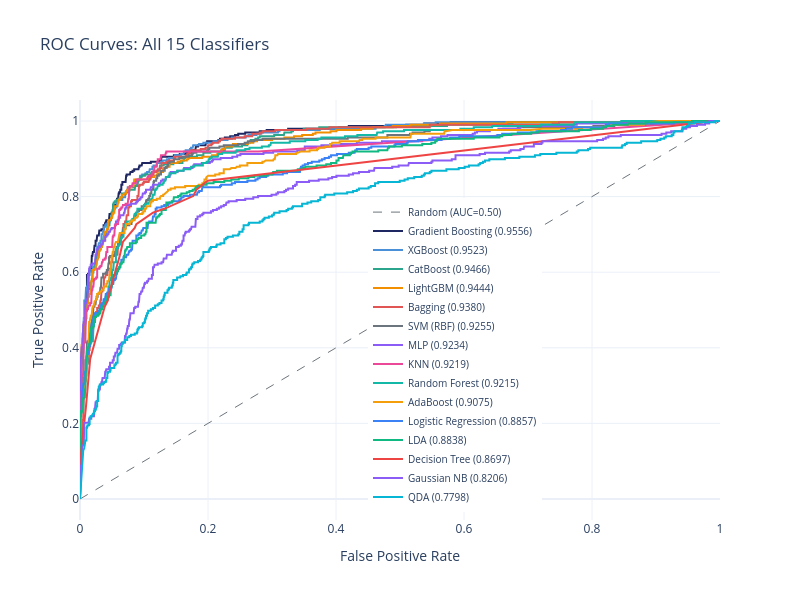

The cell this chart's notebook holds for it:
### Markdown cell above
## Chart 6: ROC Curve Overlay — All Models

### Code cell
# ROC overlay for all models
roc_colors = [
    '#1E2761', '#4A90D9', '#2CA58D', '#F18F01', '#E15554',
    '#6c757d', '#8B5CF6', '#EC4899', '#14B8A6', '#F59E0B',
    '#3B82F6', '#10B981', '#EF4444', '#8B5CF6', '#06B6D4',
]

fig_roc_all = go.Figure()
fig_roc_all.add_trace(go.Scatter(
    x=[0, 1], y=[0, 1], mode='lines',
    name='Random (AUC=0.50)',
    line=dict(color=COLORS['gray'], width=1, dash='dash'),
))

# Sort by AUC for legend ordering
sorted_models = sorted(all_scores.keys(),
    key=lambda m: roc_auc_score(y_test, all_scores[m]), reverse=True)

for i, name in enumerate(sorted_models):
    fpr, tpr, _ = roc_curve(y_test, all_scores[name])
    auc_val = roc_auc_score(y_test, all_scores[name])
    fig_roc_all.add_trace(go.Scatter(
        x=fpr, y=tpr, mode='lines',
        name=f'{name} ({auc_val:.4f})',
        line=dict(color=roc_colors[i % len(roc_colors)], width=2),
    ))

fig_roc_all.update_layout(
    title='ROC Curves: All 15 Classifiers',
    xaxis_title='False Positive Rate',
    yaxis_title='True Positive Rate',
    height=600, width=800,
    legend=dict(x=0.45, y=0.02, font=dict(size=10)),
)
fig_roc_all.show()
save_chart(fig_roc_all, COMP_SLUG, 'roc_overlay')

### Figure 1 — Plotly figure (JSON) as saved in the notebook; plotly's stock layout.template omitted (floating-point values rounded to 4 significant figures; data arrays with more than 128 entries replaced by an {"elided": "..."} marker saying what was removed)
{"data": [{"line": {"color": "#6c757d", "dash": "dash", "width": 1}, "mode": "lines", "name": "Random (AUC=0.50)", "type": "scatter", "x": [0, 1], "y": [0, 1]}, {"line": {"color": "#1E2761", "width": 2}, "mode": "lines", "name": "Gradient Boosting (0.9556)", "type": "scatter", "x": {"elided": "174 float values"}, "y": {"elided": "174 float values"}}, {"line": {"color": "#4A90D9", "width": 2}, "mode": "lines", "name": "XGBoost (0.9523)", "type": "scatter", "x": {"elided": "204 float values"}, "y": {"elided": "204 float values"}}, {"line": {"color": "#2CA58D", "width": 2}, "mode": "lines", "name": "CatBoost (0.9466)", "type": "scatter", "x": {"elided": "192 float values"}, "y": {"elided": "192 float values"}}, {"line": {"color": "#F18F01", "width": 2}, "mode": "lines", "name": "LightGBM (0.9444)", "type": "scatter", "x": {"elided": "218 float values"}, "y": {"elided": "218 float values"}}, {"line": {"color": "#E15554", "width": 2}, "mode": "lines", "name": "Bagging (0.9380)", "type": "scatter", "x": {"elided": "229 float values"}, "y": {"elided": "229 float values"}}, {"line": {"color": "#6c757d", "width": 2}, "mode": "lines", "name": "SVM (RBF) (0.9255)", "type": "scatter", "x": {"elided": "235 float values"}, "y": {"elided": "235 float values"}}, {"line": {"color": "#8B5CF6", "width": 2}, "mode": "lines", "name": "MLP (0.9234)", "type": "scatter", "x": {"elided": "218 float values"}, "y": {"elided": "218 float values"}}, {"line": {"color": "#EC4899", "width": 2}, "mode": "lines", "name": "KNN (0.9219)", "type": "scatter", "x": {"elided": "149 float values"}, "y": {"elided": "149 float values"}}, {"line": {"color": "#14B8A6", "width": 2}, "mode": "lines", "name": "Random Forest (0.9215)", "type": "scatter", "x": {"elided": "240 float values"}, "y": {"elided": "240 float values"}}, {"line": {"color": "#F59E0B", "width": 2}, "mode": "lines", "name": "AdaBoost (0.9075)", "type": "scatter", "x": {"elided": "487 float values"}, "y": {"elided": "487 float values"}}, {"line": {"color": "#3B82F6", "width": 2}, "mode": "lines", "name": "Logistic Regression (0.8857)", "type": "scatter", "x": {"elided": "276 float values"}, "y": {"elided": "276 float values"}}, {"line": {"color": "#10B981", "width": 2}, "mode": "lines", "name": "LDA (0.8838)", "type": "scatter", "x": {"elided": "264 float values"}, "y": {"elided": "264 float values"}}, {"line": {"color": "#EF4444", "width": 2}, "mode": "lines", "name": "Decision Tree (0.8697)", "type": "scatter", "x": [0.0, 0.0008382, 0.00922, 0.01593, 0.03856, 0.04107, 0.04359, 0.04526, 0.05868, 0.06035, 0.06203, 0.06706, 0.0855, 0.08801, 0.114, 0.1316, 0.1769, 0.1819, 0.1995, 0.9749, 0.9858, 1.0], "y": [0.0, 0.1077, 0.2424, 0.3704, 0.5084, 0.5185, 0.5253, 0.5421, 0.6229, 0.6296, 0.6431, 0.6801, 0.7172, 0.7273, 0.7576, 0.7677, 0.8013, 0.8182, 0.8418, 0.9966, 1.0, 1.0]}, {"line": {"color": "#8B5CF6", "width": 2}, "mode": "lines", "name": "Gaussian NB (0.8206)", "type": "scatter", "x": {"elided": "324 float values"}, "y": {"elided": "324 float values"}}, {"line": {"color": "#06B6D4", "width": 2}, "mode": "lines", "name": "QDA (0.7798)", "type": "scatter", "x": {"elided": "363 float values"}, "y": {"elided": "363 float values"}}], "layout": {"height": 600, "legend": {"font": {"size": 10}, "x": 0.45, "y": 0.02}, "title": {"text": "ROC Curves: All 15 Classifiers"}, "width": 800, "xaxis": {"title": {"text": "False Positive Rate"}}, "yaxis": {"title": {"text": "True Positive Rate"}}}}
